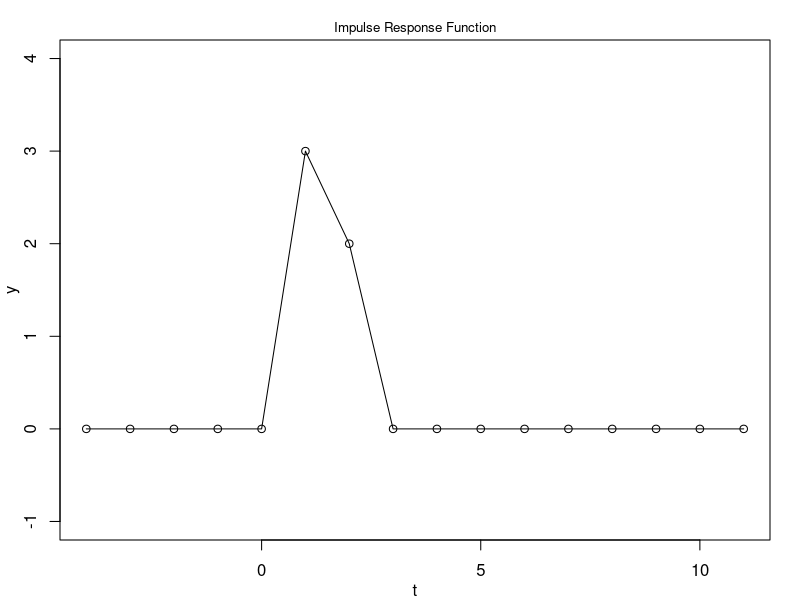
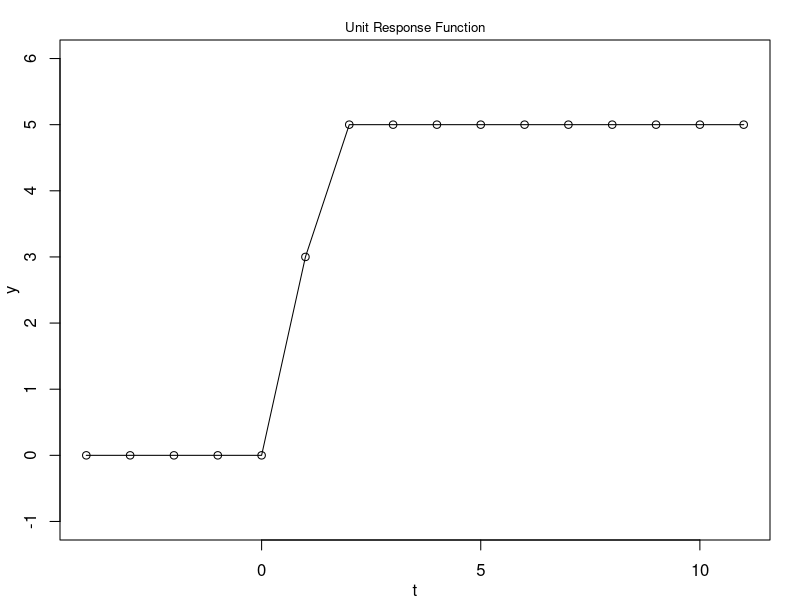
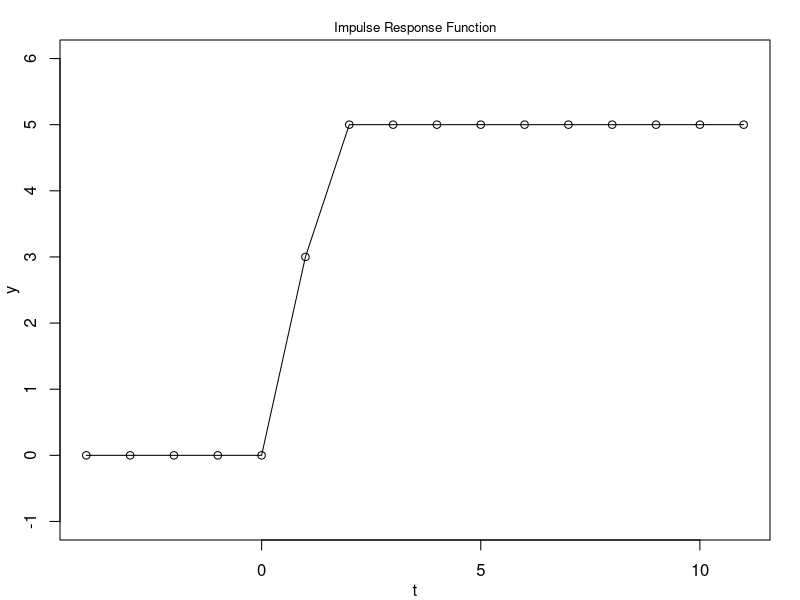
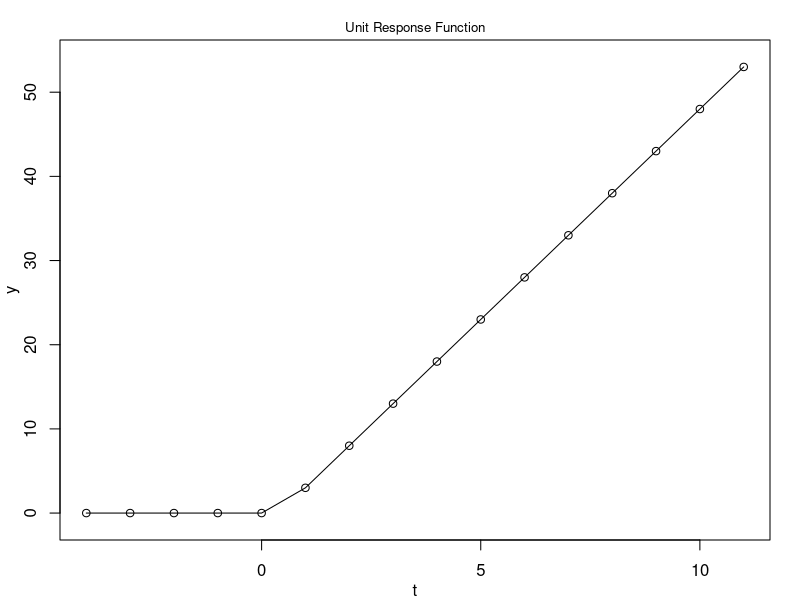
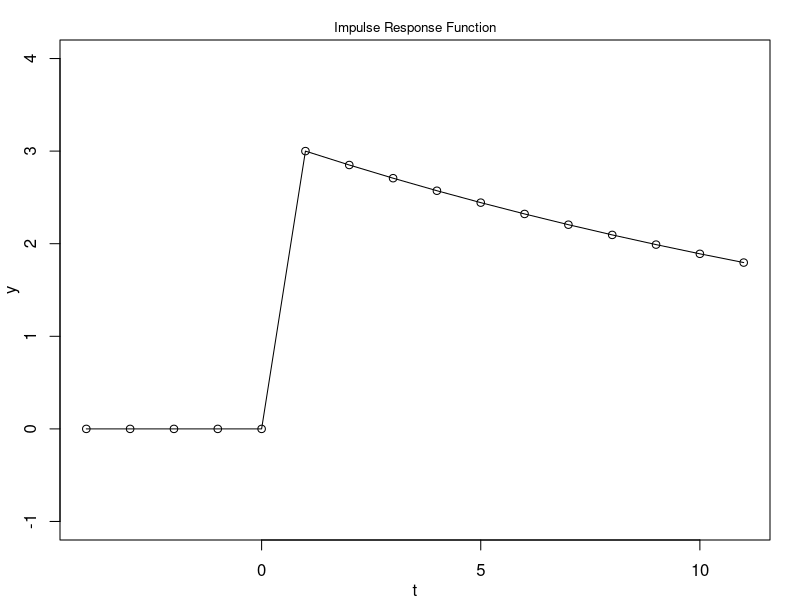
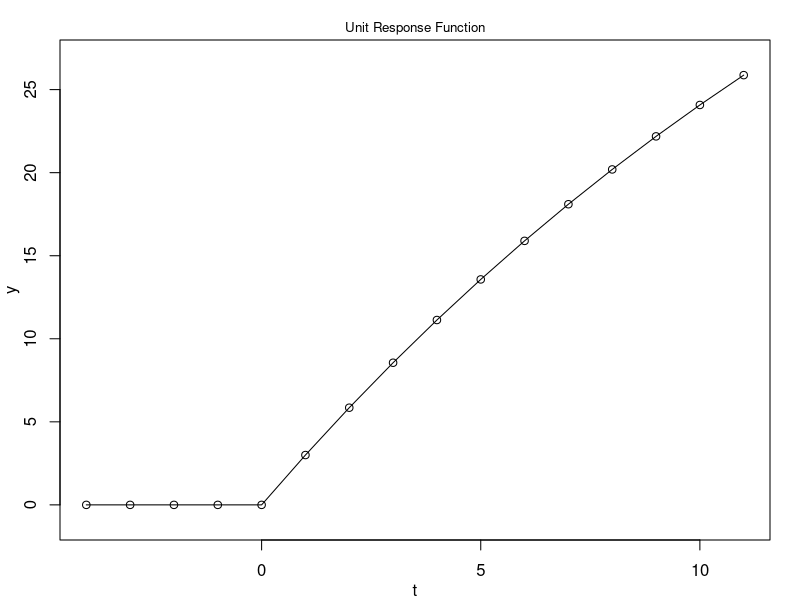
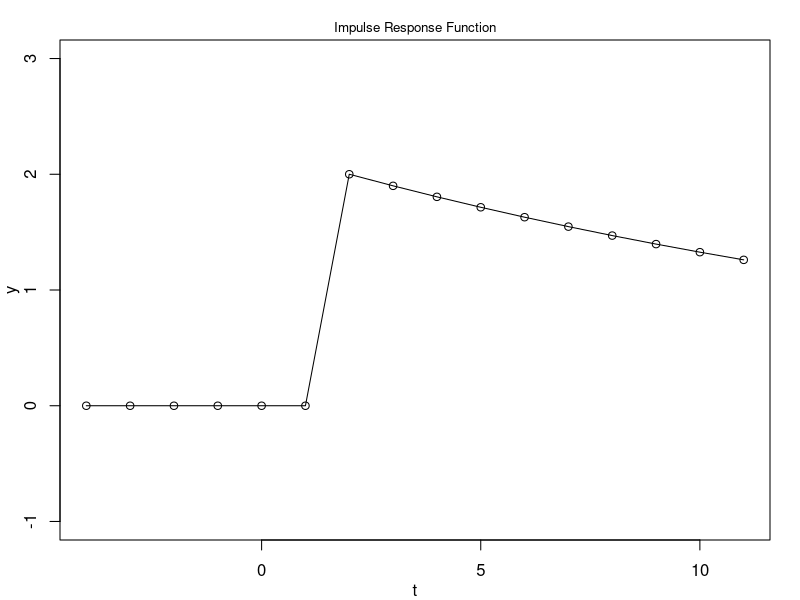
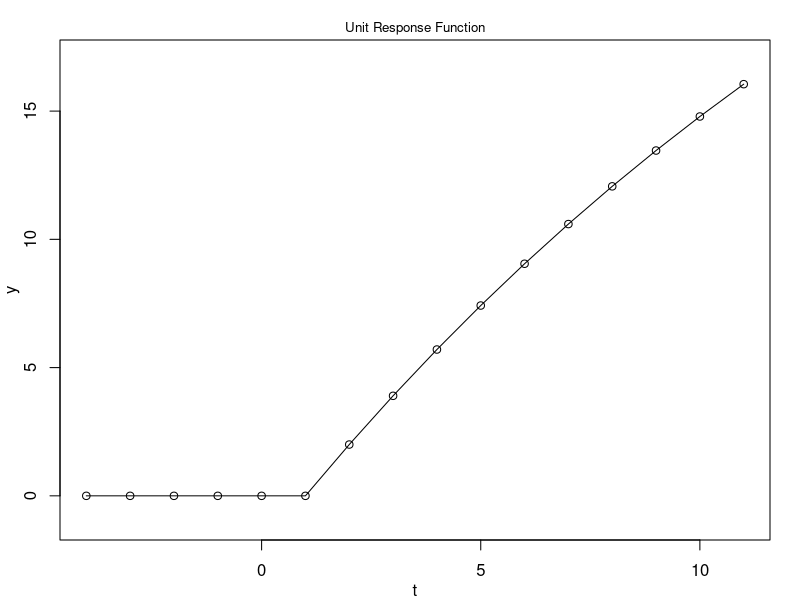

These figures' R source, in order:
################################################################
## Impulse/Unit response functions for ADL model
## Author: Jason Qiang Guo
## Quant III Week 6
## October 20th
################################################################

rm(list=ls())
set.seed(123)

# ADL model:
# y_t = phi * y_t-1 + beta * x + gamma * x_t-1 + epsilon

# parameters
phi <- 0.95
beta <- 3
gamma <- 2
t <- 200

response.function <- function(phi, beta, gamma, t=200, impulse=FALSE, unit=FALSE){
    # preparing covariates
    x <- rep(0, t)
    if (impulse) x[100] <- x[100] + 1
    if (unit) x[100:t] <- x[100:t] + 1
    l.x <- c(0, x[-t])
    # preparing dv
    y <- rep(NA, t)
    y[1] <- phi * 0 + x[1] * beta + l.x[1] * gamma 
    for (i in 2:t){
        y[i] <- phi * y[i-1] + x[i] * beta + l.x[i] * gamma 
    }
    rng <- c(min(y[95:110])-1,  max(y[95:110])+1)
    par(mar=c(3, 3, 2, 1.5))

    plot((95:110)-99, y[95:110], ylim=rng)
    lines((95:110)-99, y[95:110])

    mtext("t", side=1, line=2)
    mtext("y", side=2, line=2)
    if (impulse) mtext("Impulse Response Function", side=3, line=0.2, cex=0.8)
    if (unit) mtext("Unit Response Function", side=3, line=0.2, cex=0.8)

}


# impulse response functions when phi = 0
response.function(phi=0, beta, gamma, impulse=TRUE)

# unit response functions when phi = 0
response.function(phi=0, beta, gamma, unit=TRUE)


# impulse response functions when phi = 1
response.function(phi=1, beta, gamma, impulse=TRUE)

# unit response functions when phi = 1
response.function(phi=1, beta, gamma, unit=TRUE)

# impulse response functions when gamma=0
response.function(phi=0.95, beta, gamma=0, impulse=TRUE)

# unit response functions when gamma=0
response.function(phi=0.95, beta, gamma=0, unit=TRUE)

# impulse response functions when beta=0
response.function(phi=0.95, beta=0, gamma, impulse=TRUE)

# unit response functions when beta=0
response.function(phi=0.95, beta=0, gamma, unit=TRUE)

# impulse response functions when gamma = - phi * beta
response.function(phi=0.95, beta, gamma=-phi * beta, impulse=TRUE)

# unit response functions when gamma = - phi * beta
response.function(phi=0.95, beta, gamma=-phi * beta, unit=TRUE)









